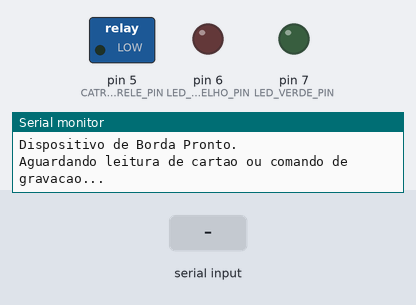
Bench run of a sketch on a simulated Arduino Uno, built with avr-gcc and run on an emulated ATmega328P. Parts: switched loads named in the sketch (green lamp = pin HIGH), output pins drawn as LEDs (lit = HIGH), the last lines printed to the serial monitor. The test bench sets the inputs (shaded band). Pins used as bus, display or sensor lines are not drawn.

Above: at 1.3 s.
1.4 s: "ACESSO:PERMITIDO\n" received over Serial
At 2.0 s:
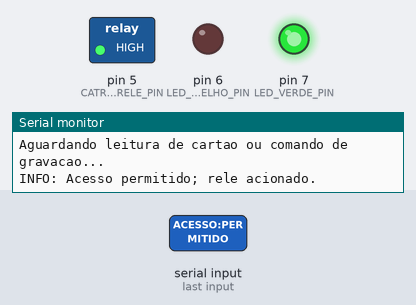
4.4 s: "ACESSO:NEGADO\n" received over Serial
At 5.8 s:
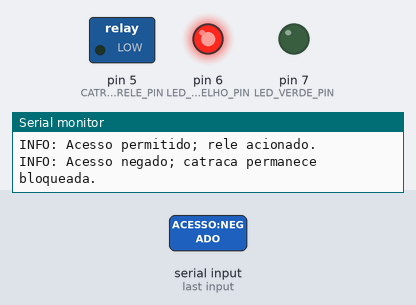
Timing chart, 0 to 7.9 s (numbered marks = the images above; inputs shaded):
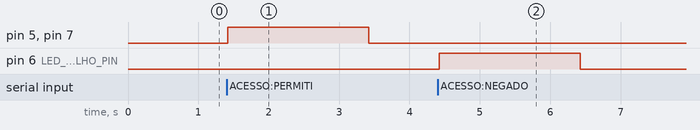

Measured:
- after the input at 1.4 s, pin 5 (CATRACA_RELE_PIN), pin 7 (LED_VERDE_PIN): LOW → HIGH at once, → LOW 2.0 s later
- after the input at 4.4 s, pin 6 (LED_VERMELHO_PIN): LOW → HIGH at once, → LOW 2.0 s later

The sketch:

arduino.ino
```cpp
/*
 * --------------------------------------------------------------------------------------------------------------------
 * TCC - Sistema de Controle de Acesso RFID
 * Firmware para o dispositivo de borda (Arduino UNO + MFRC522)
 * Versão: 2.0 - Leitura e Gravação
 *
 * Funcionalidade:
 * 1. MODO LEITURA (Padrão): Ao aproximar um cartão, lê o UID físico e tenta ler um GUID
 * gravado em um bloco de memória específico. Envia ambos os dados para o computador.
 * 2. MODO GRAVAÇÃO (Ativado por Comando): Ouve a porta serial por um comando "WRITE:<GUID>".
 * Ao receber o comando, espera um cartão ser aproximado e grava o GUID fornecido na memória dele.
 * 3. FEEDBACK DE ACESSO: interpreta ACESSO:PERMITIDO/ACESSO:NEGADO para sinalização visual
 * e acionamento temporizado do relé da catraca.
 * --------------------------------------------------------------------------------------------------------------------
 */

// Inclusão das bibliotecas necessárias
#include <SPI.h>
#include <MFRC522.h>

// Definição dos pinos de controle do leitor
#define SS_PIN  10
#define RST_PIN 9

// Pinos livres no Uno considerando MFRC522 (D9-D13) e serial USB (D0-D1).
#define LED_VERDE_PIN 7
#define LED_VERMELHO_PIN 6
#define CATRACA_RELE_PIN 5
#define CATRACA_RELE_NIVEL_ATIVO HIGH
#define TEMPO_FEEDBACK_ACESSO_MS 2000UL

// Cria a instância do leitor MFRC522
MFRC522 mfrc522(SS_PIN, RST_PIN);

// Chave de autenticação padrão para cartões MIFARE Classic virgens.
// Essencial para ter permissão de ler e escrever nos blocos de memória.
MFRC522::MIFARE_Key key;

// Bloco da memória do cartão onde vamos ler e gravar o GUID.
// Bloco 4 é uma escolha segura, pois não é um "sector trailer" (que armazena as chaves).
byte blocoGuid = 4;

bool feedbackAcessoAtivo = false;
unsigned long fimFeedbackAcessoMs = 0;

//=======================================================================
// FUNÇÃO SETUP: Executada uma única vez ao ligar o Arduino.
//=======================================================================
void setup() {
  pinMode(LED_VERDE_PIN, OUTPUT);
  pinMode(LED_VERMELHO_PIN, OUTPUT);
  pinMode(CATRACA_RELE_PIN, OUTPUT);
  digitalWrite(LED_VERDE_PIN, LOW);
  digitalWrite(LED_VERMELHO_PIN, LOW);
  digitalWrite(CATRACA_RELE_PIN, CATRACA_RELE_NIVEL_ATIVO == HIGH ? LOW : HIGH);

  Serial.begin(9600); // Inicia comunicação com o PC
  while (!Serial);

  SPI.begin();      // Inicia o barramento SPI
  mfrc522.PCD_Init(); // Inicia o leitor MFRC522

  // Prepara a chave de autenticação (6 bytes com valor 0xFF)
  for (byte i = 0; i < 6; i++) {
    key.keyByte[i] = 0xFF;
  }

  // Diagnóstico: 0x00 ou 0xFF indica que o MFRC522 não responde (fiação/alimentação)
  byte versaoLeitor = mfrc522.PCD_ReadRegister(MFRC522::VersionReg);
  if (versaoLeitor == 0x00 || versaoLeitor == 0xFF) {
    Serial.println(F("LEITOR NAO RESPONDE. Verifique fiacao e alimentacao 3.3V."));
  } else {
    Serial.print(F("LEITOR OK. Versao do chip: 0x"));
    Serial.println(versaoLeitor, HEX);
  }

  Serial.println(F("Dispositivo de Borda Pronto."));
  Serial.println(F("Aguardando leitura de cartao ou comando de gravacao..."));
}

//=======================================================================
// FUNÇÃO LOOP: Executada continuamente.
//=======================================================================
void loop() {
  atualizarFeedbackAcesso();

  // --- Verificação de Comando de Gravação ---
  // Primeiro, verifica se o Worker Service enviou algum comando.
  if (Serial.available() > 0) {
    String comando = Serial.readStringUntil('\n');
    comando.trim();

    if (comando == "ACESSO:PERMITIDO") {
      iniciarFeedbackAcesso(true);
    } else if (comando == "ACESSO:NEGADO") {
      iniciarFeedbackAcesso(false);
    // Se o comando for para gravar (começa com "WRITE:")
    } else if (comando.startsWith("WRITE:")) {
      String guidParaGravar = comando.substring(6); // Extrai apenas o GUID do comando
      if (guidParaGravar.length() == 16) {
        Serial.println("Comando de gravacao recebido. Aproxime o cartao para gravar o GUID: " + guidParaGravar);
        aguardarParaGravar(guidParaGravar); // Chama a função que gerencia a gravação
      } else {
        Serial.println("ERROR: GUID recebido tem tamanho invalido. Esperado: 16 caracteres, Recebido: " + String(guidParaGravar.length()));
      }
    }
  }

  // --- Lógica de Leitura Padrão ---
  // Se não houver cartão, não faz nada e recomeça o loop.
  if (!mfrc522.PICC_IsNewCardPresent()) {
    return;
  }

  // Tenta ler o serial do cartão
  if (!mfrc522.PICC_ReadCardSerial()) {
    return;
  }

  // Se chegou até aqui, um cartão foi lido com sucesso.
  lerEEnviarDadosDoCartao();

  // Para a comunicação com o cartão e espera um pouco para evitar leituras repetidas.
  mfrc522.PICC_HaltA();
  delay(1500);
}

void iniciarFeedbackAcesso(bool permitido) {
  digitalWrite(LED_VERDE_PIN, LOW);
  digitalWrite(LED_VERMELHO_PIN, LOW);
  digitalWrite(CATRACA_RELE_PIN, CATRACA_RELE_NIVEL_ATIVO == HIGH ? LOW : HIGH);

  if (permitido) {
    digitalWrite(LED_VERDE_PIN, HIGH);
    digitalWrite(CATRACA_RELE_PIN, CATRACA_RELE_NIVEL_ATIVO);
    Serial.println(F("INFO: Acesso permitido; rele acionado."));
  } else {
    digitalWrite(LED_VERMELHO_PIN, HIGH);
    Serial.println(F("INFO: Acesso negado; catraca permanece bloqueada."));
  }

  feedbackAcessoAtivo = true;
  fimFeedbackAcessoMs = millis() + TEMPO_FEEDBACK_ACESSO_MS;
}

void atualizarFeedbackAcesso() {
  if (!feedbackAcessoAtivo ||
      (long)(millis() - fimFeedbackAcessoMs) < 0) {
    return;
  }

  digitalWrite(LED_VERDE_PIN, LOW);
  digitalWrite(LED_VERMELHO_PIN, LOW);
  digitalWrite(CATRACA_RELE_PIN, CATRACA_RELE_NIVEL_ATIVO == HIGH ? LOW : HIGH);
  feedbackAcessoAtivo = false;
}

//=======================================================================
// FUNÇÃO PARA LER E ENVIAR OS DADOS DO CARTÃO
//=======================================================================
void lerEEnviarDadosDoCartao() {
  // 1. Lê e envia o UID Físico
  String uidFisico = "";
  for (byte i = 0; i < mfrc522.uid.size; i++) {
    if (mfrc522.uid.uidByte[i] < 0x10) uidFisico += "0";
    uidFisico += String(mfrc522.uid.uidByte[i], HEX);
  }
  uidFisico.toUpperCase();
  Serial.println("UID:" + uidFisico); // Envia com prefixo "UID:"

  // 2. Tenta ler e enviar o GUID gravado na memória
  byte buffer[18];
  byte tamanho = sizeof(buffer);

  // Autentica o bloco para leitura
  MFRC522::StatusCode status = mfrc522.PCD_Authenticate(MFRC522::PICC_CMD_MF_AUTH_KEY_A, blocoGuid, &key, &(mfrc522.uid));

  if (status == MFRC522::STATUS_OK) {
    // Lê o bloco
    status = mfrc522.MIFARE_Read(blocoGuid, buffer, &tamanho);
    if (status == MFRC522::STATUS_OK) {
      String guidGravado = "";
      for (uint8_t i = 0; i < 16; i++) {
        guidGravado += (char)buffer[i];
      }
      Serial.println("GUID:" + guidGravado); // Envia com prefixo "GUID:"
    } else {
      Serial.println("GUID:Falha na leitura");
    }
  } else {
    Serial.println("GUID:Falha na autenticacao");
  }
  mfrc522.PCD_StopCrypto1();
}

//=======================================================================
// FUNÇÃO QUE GERENCIA O PROCESSO DE GRAVAÇÃO
//=======================================================================
void aguardarParaGravar(String guid) {
  long tempoInicio = millis();
  // Fica esperando por um cartão por até 15 segundos
  while ((millis() - tempoInicio) < 15000) {
    atualizarFeedbackAcesso();

    if (mfrc522.PICC_IsNewCardPresent() && mfrc522.PICC_ReadCardSerial()) {

      // Verificar o tipo do cartão
      MFRC522::PICC_Type piccType = mfrc522.PICC_GetType(mfrc522.uid.sak);
      Serial.println("DEBUG: Cartao detectado. Tipo: " + String(mfrc522.PICC_GetTypeName(piccType)));

      // Verificar se é um cartão compatível
      if (piccType != MFRC522::PICC_TYPE_MIFARE_MINI &&
          piccType != MFRC522::PICC_TYPE_MIFARE_1K &&
          piccType != MFRC522::PICC_TYPE_MIFARE_4K) {
        Serial.println("ERROR: Cartao nao compativel. Use cartao MIFARE Classic.");
        mfrc522.PICC_HaltA();
        return;
      }

      // Mostrar UID do cartão
      String uidString = "";
      for (byte i = 0; i < mfrc522.uid.size; i++) {
        if (mfrc522.uid.uidByte[i] < 0x10) uidString += "0";
        uidString += String(mfrc522.uid.uidByte[i], HEX);
      }
      Serial.println("DEBUG: UID do cartao: " + uidString);

      // Converte a String do GUID para um array de bytes
      byte dadosParaGravar[16];
      guid.getBytes(dadosParaGravar, 17);

      Serial.println("DEBUG: Tentando gravar no bloco " + String(blocoGuid) + "...");

      // Tenta gravar no cartão
      if (escreverNoBloco(blocoGuid, dadosParaGravar)) {
        Serial.println("SUCCESS: Gravacao concluida.");
      } else {
        Serial.println("ERROR: Falha na gravacao - verifique se o cartao nao esta protegido contra escrita.");
      }

      // Finalizar comunicação com o cartão e resetar estado
      mfrc522.PICC_HaltA();
      mfrc522.PCD_StopCrypto1();

      // Pequena pausa antes de voltar ao modo normal
      delay(1000);

      Serial.println("INFO: Voltando ao modo de leitura normal...");
      return; // Sai da função após a tentativa
    }
  }
  Serial.println("TIMEOUT: Nenhum cartao aproximado em 15 segundos.");
}

//=======================================================================
// FUNÇÃO DE BAIXO NÍVEL PARA ESCREVER EM UM BLOCO
//=======================================================================
bool escreverNoBloco(byte bloco, byte dados[]) {
  // Autentica o bloco para escrita
  MFRC522::StatusCode status = mfrc522.PCD_Authenticate(MFRC522::PICC_CMD_MF_AUTH_KEY_A, bloco, &key, &(mfrc522.uid));
  if (status != MFRC522::STATUS_OK) {
    Serial.println("ERROR: Falha na autenticacao para escrita. Status: " + String(status));
    mfrc522.PCD_StopCrypto1(); // Limpar estado de autenticação
    return false; // Falha na autenticação
  }

  // Escreve os dados no bloco
  status = mfrc522.MIFARE_Write(bloco, dados, 16);
  if (status != MFRC522::STATUS_OK) {
    Serial.println("ERROR: Falha na escrita no bloco " + String(bloco) + ". Status: " + String(status));
    mfrc522.PCD_StopCrypto1(); // Limpar estado de autenticação
    return false; // Falha na escrita
  }

  Serial.println("DEBUG: Gravacao no bloco " + String(bloco) + " bem-sucedida.");
  mfrc522.PCD_StopCrypto1(); // Limpar estado de autenticação
  return true; // Sucesso
}
```
